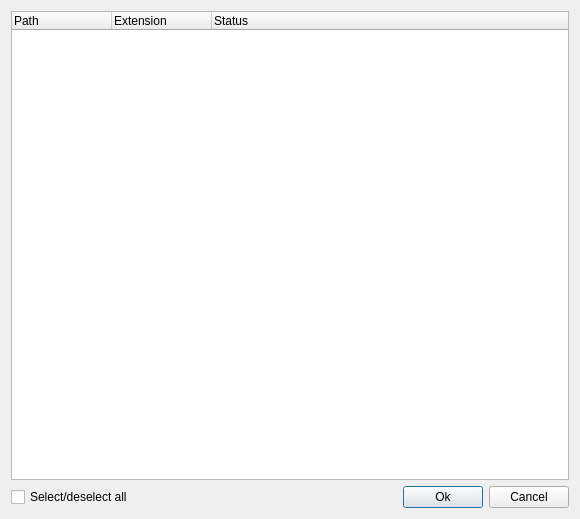
<?xml version="1.0" encoding="UTF-8"?>
<ui version="4.0">
 <class>SvnFilesDialog</class>
 <widget class="QDialog" name="SvnFilesDialog">
  <property name="geometry">
   <rect>
    <x>0</x>
    <y>0</y>
    <width>580</width>
    <height>519</height>
   </rect>
  </property>
  <property name="windowTitle">
   <string>SVN Collect Files</string>
  </property>
  <layout class="QVBoxLayout" name="verticalLayout">
   <item>
    <widget class="QTreeWidget" name="uiFilesTREE">
     <property name="alternatingRowColors">
      <bool>true</bool>
     </property>
     <property name="rootIsDecorated">
      <bool>false</bool>
     </property>
     <column>
      <property name="text">
       <string>Path</string>
      </property>
     </column>
     <column>
      <property name="text">
       <string>Extension</string>
      </property>
     </column>
     <column>
      <property name="text">
       <string>Status</string>
      </property>
     </column>
     <column>
      <property name="text">
       <string/>
      </property>
     </column>
     <column>
      <property name="text">
       <string/>
      </property>
     </column>
    </widget>
   </item>
   <item>
    <layout class="QHBoxLayout" name="horizontalLayout">
     <item>
      <widget class="QCheckBox" name="uiSelectAllCHK">
       <property name="text">
        <string>Select/deselect all</string>
       </property>
      </widget>
     </item>
     <item>
      <spacer name="horizontalSpacer">
       <property name="orientation">
        <enum>Qt::Horizontal</enum>
       </property>
       <property name="sizeHint" stdset="0">
        <size>
         <width>40</width>
         <height>20</height>
        </size>
       </property>
      </spacer>
     </item>
     <item>
      <widget class="QPushButton" name="uiOkBTN">
       <property name="text">
        <string>Ok</string>
       </property>
      </widget>
     </item>
     <item>
      <widget class="QPushButton" name="uiCancelBTN">
       <property name="text">
        <string>Cancel</string>
       </property>
      </widget>
     </item>
    </layout>
   </item>
  </layout>
 </widget>
 <resources/>
 <connections/>
</ui>
